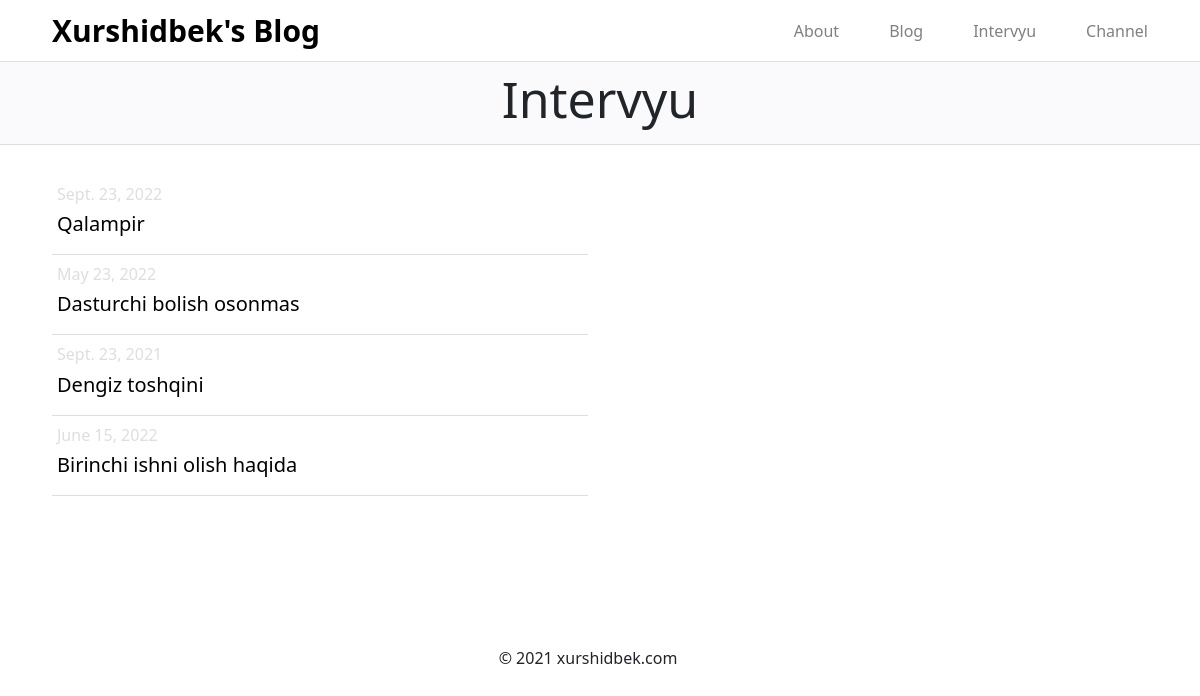
The page /intervyu/ on the database its author committed.
### new/models.py (models this page shows, shortened)
class Intervyu(models.Model):
    sarlavha = models.CharField(max_length=255)
    sana = models.DateField()
    link = models.CharField(max_length=255)
    rasm = models.FileField(max_length=255)

### new/views.py (the view)
# urls.py: path('intervyu/', intervyu),
def intervyu(request):
    int = {
        'intervyular': Intervyu.objects.all()
    }
    return render(request, 'intervyu.html', int)

### templates/intervyu.html (shortened to what this page needs)
<!DOCTYPE html>
<html lang="uz">
<head>
    {% load static %}
    <link rel="stylesheet" href=" {% static '/bootstrap-5.0.2-dist/css/bootstrap.css' %} ">
    <link rel="stylesheet" href="{% static '/css/blog.css' %}">
</head>
<body>
    <div class="container-fluid">
        <div class="row navbar">
            <div class="col-12 col-md-6 col-sm-6 navbar-icon"><a href="/index/">Xurshidbek's Blog</a></div>
            <div class="col-12 col-md-6 col-sm-6 navbar-link">
                <div><a href="/about/">About</a></div>
                <div><a href="/blog/">Blog</a></div>
                <div><a href="/intervyu/">Intervyu</a></div>
                <div><a href="https://youtube.com/channel/UCJMM6oL_X-AlSSx_tw78rzw">Channel</a></div>
            </div>
        </div>
        <div class="row blog">
            <div class="col-12">
                <h1>Intervyu</h1>
            </div>
        </div>
        <div class="row main">
            <div class="col-12 col-md-6 col-sm-6 main-card1">
                {% for intervyu in intervyular %}
                <div class="main-card1-link">
                    <a href="/intervyu/{{intervyu.id}}"><h6>{{intervyu.sana}}<h6> <h5>{{intervyu.sarlavha}}</h5></a>
                </div>
                {% endfor %}
        </div>
        <div class="row footer">
            <p>© 2021 xurshidbek.com</p>
        </div>
    </div>
</body>
</html>

### static/css/blog.css (style rules this page uses)
body { margin: 0; padding: 0; -webkit-box-sizing: border-box; box-sizing: border-box; }
.container-fluid .navbar { padding-right: 40px; padding-left: 40px; border-bottom: 1px solid #DEDEDE; }
.container-fluid .navbar .navbar-icon a { font-size: 30px; font-weight: bold; text-decoration: none; color: #000; }
.container-fluid .navbar .navbar-link { -webkit-box-pack: end; -ms-flex-pack: end; justify-content: end; display: -webkit-box; display: -ms-flexbox; display: flex; }
.container-fluid .navbar .navbar-link a { text-decoration: none; margin-left: 50px; color: grey; }
.container-fluid .blog { background-color: #FAFAFC; border-bottom: 1px solid #DEDEDE; padding: 7px 0px; }
.container-fluid .blog .col-12 h1 { font-weight: 400; font-size: 50px; text-align: center; }
.container-fluid .main { padding-left: 40px; padding-right: 40px; padding-top: 30px; }
.container-fluid .main .main-card1 .main-card1-link { width: 100%; padding: 10px 5px; border-bottom: 1px solid #DEDEDE; }
.container-fluid .main .main-card1 .main-card1-link a { width: 100%; cursor: pointer; display: inline-block; position: relative; -webkit-transition: 0.5s; transition: 0.5s; text-decoration: none; }
.container-fluid .main .main-card1 .main-card1-link a h6 { font-weight: normal; color: #DEDEDE; }
.container-fluid .main .main-card1 .main-card1-link a h5 { font-size: 20l, m px; font-weight: normal; color: #000; }
.container-fluid .main .main-card1 .main-card1-link a:after { width: 30px; font-size: 50px; content: '»'; position: absolute; margin-top: -25px; opacity: 0; top: 10px; right: -20px; -webkit-transition: 0.5s; transition: 0.5s; }
.container-fluid .footer { margin-top: 150px; width: 100%; text-align: center; }

### rows shown on the page
Intervyu: sana "Sept. 23, 2022", sarlavha "Qalampir"
Intervyu: sana "May 23, 2022", sarlavha "Dasturchi bolish osonmas"
Intervyu: sana "Sept. 23, 2021", sarlavha "Dengiz toshqini"
Intervyu: sana "June 15, 2022", sarlavha "Birinchi ishni olish haqida"
